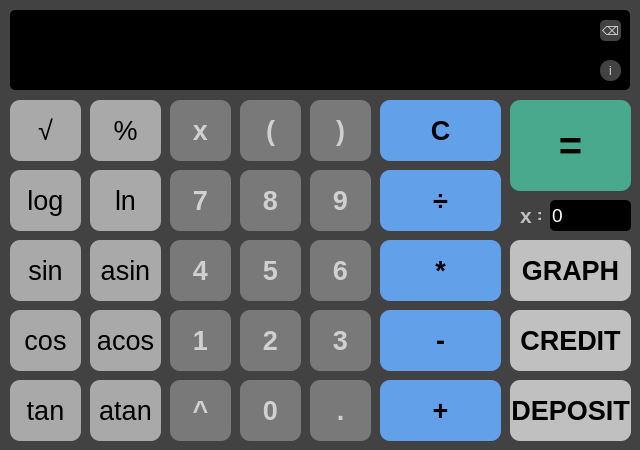
<?xml version="1.0" encoding="UTF-8"?>
<ui version="4.0">
 <class>MainWindow</class>
 <widget class="QMainWindow" name="MainWindow">
  <property name="geometry">
   <rect>
    <x>0</x>
    <y>0</y>
    <width>640</width>
    <height>450</height>
   </rect>
  </property>
  <property name="minimumSize">
   <size>
    <width>640</width>
    <height>450</height>
   </size>
  </property>
  <property name="maximumSize">
   <size>
    <width>640</width>
    <height>450</height>
   </size>
  </property>
  <property name="windowTitle">
   <string>SmartCalc_V2.0</string>
  </property>
  <property name="styleSheet">
   <string notr="true">border-radius:10px;
background-color: rgb(66, 66, 66)</string>
  </property>
  <widget class="QWidget" name="centralwidget">
   <widget class="QLineEdit" name="line_input">
    <property name="geometry">
     <rect>
      <x>10</x>
      <y>10</y>
      <width>620</width>
      <height>40</height>
     </rect>
    </property>
    <property name="font">
     <font>
      <pointsize>22</pointsize>
     </font>
    </property>
    <property name="styleSheet">
     <string notr="true">border-radius:5px;
background-color: rgb(0, 0, 0);
color: rgb(255, 255, 255)</string>
    </property>
    <property name="text">
     <string/>
    </property>
    <property name="maxLength">
     <number>255</number>
    </property>
   </widget>
   <widget class="QPushButton" name="one_Button">
    <property name="geometry">
     <rect>
      <x>170</x>
      <y>310</y>
      <width>61</width>
      <height>61</height>
     </rect>
    </property>
    <property name="font">
     <font>
      <pointsize>20</pointsize>
      <bold>true</bold>
     </font>
    </property>
    <property name="styleSheet">
     <string notr="true">QPushButton{
border-radius:10px;
background-color: rgb(121, 121, 121);
color:rgb(208, 208, 208);
}
QPushButton:hover {
    background-color : rgb(102, 104, 104);
}
QPushButton:pressed {
    background-color : rgb(33, 33, 33);
}


</string>
    </property>
    <property name="text">
     <string>1</string>
    </property>
    <property name="autoDefault">
     <bool>true</bool>
    </property>
    <property name="default">
     <bool>false</bool>
    </property>
    <property name="flat">
     <bool>false</bool>
    </property>
   </widget>
   <widget class="QPushButton" name="two_Button">
    <property name="geometry">
     <rect>
      <x>240</x>
      <y>310</y>
      <width>61</width>
      <height>61</height>
     </rect>
    </property>
    <property name="font">
     <font>
      <pointsize>20</pointsize>
      <bold>true</bold>
     </font>
    </property>
    <property name="styleSheet">
     <string notr="true">QPushButton{
border-radius:10px;
background-color: rgb(121, 121, 121);
color:rgb(208, 208, 208);
}
QPushButton:hover {
    background-color : rgb(102, 104, 104);
}
QPushButton:pressed {
    background-color : rgb(33, 33, 33);
}


</string>
    </property>
    <property name="text">
     <string>2</string>
    </property>
    <property name="autoDefault">
     <bool>true</bool>
    </property>
    <property name="default">
     <bool>false</bool>
    </property>
    <property name="flat">
     <bool>false</bool>
    </property>
   </widget>
   <widget class="QPushButton" name="tree_Button">
    <property name="geometry">
     <rect>
      <x>310</x>
      <y>310</y>
      <width>61</width>
      <height>61</height>
     </rect>
    </property>
    <property name="font">
     <font>
      <pointsize>20</pointsize>
      <bold>true</bold>
     </font>
    </property>
    <property name="styleSheet">
     <string notr="true">QPushButton{
border-radius:10px;
background-color: rgb(121, 121, 121);
color:rgb(208, 208, 208);
}
QPushButton:hover {
    background-color : rgb(102, 104, 104);
}
QPushButton:pressed {
    background-color : rgb(33, 33, 33);
}


</string>
    </property>
    <property name="text">
     <string>3</string>
    </property>
    <property name="autoDefault">
     <bool>true</bool>
    </property>
    <property name="default">
     <bool>false</bool>
    </property>
    <property name="flat">
     <bool>false</bool>
    </property>
   </widget>
   <widget class="QPushButton" name="four_Button">
    <property name="geometry">
     <rect>
      <x>170</x>
      <y>240</y>
      <width>61</width>
      <height>61</height>
     </rect>
    </property>
    <property name="font">
     <font>
      <pointsize>20</pointsize>
      <bold>true</bold>
     </font>
    </property>
    <property name="styleSheet">
     <string notr="true">QPushButton{
border-radius:10px;
background-color: rgb(121, 121, 121);
color:rgb(208, 208, 208);
}
QPushButton:hover {
    background-color : rgb(102, 104, 104);
}
QPushButton:pressed {
    background-color : rgb(33, 33, 33);
}


</string>
    </property>
    <property name="text">
     <string>4</string>
    </property>
    <property name="autoDefault">
     <bool>true</bool>
    </property>
    <property name="default">
     <bool>false</bool>
    </property>
    <property name="flat">
     <bool>false</bool>
    </property>
   </widget>
   <widget class="QPushButton" name="five_Button">
    <property name="geometry">
     <rect>
      <x>240</x>
      <y>240</y>
      <width>61</width>
      <height>61</height>
     </rect>
    </property>
    <property name="font">
     <font>
      <pointsize>20</pointsize>
      <bold>true</bold>
     </font>
    </property>
    <property name="styleSheet">
     <string notr="true">QPushButton{
border-radius:10px;
background-color: rgb(121, 121, 121);
color:rgb(208, 208, 208);
}
QPushButton:hover {
    background-color : rgb(102, 104, 104);
}
QPushButton:pressed {
    background-color : rgb(33, 33, 33);
}


</string>
    </property>
    <property name="text">
     <string>5</string>
    </property>
    <property name="autoDefault">
     <bool>true</bool>
    </property>
    <property name="default">
     <bool>false</bool>
    </property>
    <property name="flat">
     <bool>false</bool>
    </property>
   </widget>
   <widget class="QPushButton" name="six_Button">
    <property name="geometry">
     <rect>
      <x>310</x>
      <y>240</y>
      <width>61</width>
      <height>61</height>
     </rect>
    </property>
    <property name="font">
     <font>
      <pointsize>20</pointsize>
      <bold>true</bold>
     </font>
    </property>
    <property name="styleSheet">
     <string notr="true">QPushButton{
border-radius:10px;
background-color: rgb(121, 121, 121);
color:rgb(208, 208, 208);
}
QPushButton:hover {
    background-color : rgb(102, 104, 104);
}
QPushButton:pressed {
    background-color : rgb(33, 33, 33);
}


</string>
    </property>
    <property name="text">
     <string>6</string>
    </property>
    <property name="autoDefault">
     <bool>true</bool>
    </property>
    <property name="default">
     <bool>false</bool>
    </property>
    <property name="flat">
     <bool>false</bool>
    </property>
   </widget>
   <widget class="QPushButton" name="seven_Button">
    <property name="geometry">
     <rect>
      <x>170</x>
      <y>170</y>
      <width>61</width>
      <height>61</height>
     </rect>
    </property>
    <property name="font">
     <font>
      <pointsize>20</pointsize>
      <bold>true</bold>
     </font>
    </property>
    <property name="styleSheet">
     <string notr="true">QPushButton{
border-radius:10px;
background-color: rgb(121, 121, 121);
color:rgb(208, 208, 208);
}
QPushButton:hover {
    background-color : rgb(102, 104, 104);
}
QPushButton:pressed {
    background-color : rgb(33, 33, 33);
}


</string>
    </property>
    <property name="text">
     <string>7</string>
    </property>
    <property name="autoDefault">
     <bool>true</bool>
    </property>
    <property name="default">
     <bool>false</bool>
    </property>
    <property name="flat">
     <bool>false</bool>
    </property>
   </widget>
   <widget class="QPushButton" name="eight_Button">
    <property name="geometry">
     <rect>
      <x>240</x>
      <y>170</y>
      <width>61</width>
      <height>61</height>
     </rect>
    </property>
    <property name="font">
     <font>
      <pointsize>20</pointsize>
      <bold>true</bold>
     </font>
    </property>
    <property name="styleSheet">
     <string notr="true">QPushButton{
border-radius:10px;
background-color: rgb(121, 121, 121);
color:rgb(208, 208, 208);
}
QPushButton:hover {
    background-color : rgb(102, 104, 104);
}
QPushButton:pressed {
    background-color : rgb(33, 33, 33);
}


</string>
    </property>
    <property name="text">
     <string>8</string>
    </property>
    <property name="autoDefault">
     <bool>true</bool>
    </property>
    <property name="default">
     <bool>false</bool>
    </property>
    <property name="flat">
     <bool>false</bool>
    </property>
   </widget>
   <widget class="QPushButton" name="nine_Button">
    <property name="geometry">
     <rect>
      <x>310</x>
      <y>170</y>
      <width>61</width>
      <height>61</height>
     </rect>
    </property>
    <property name="font">
     <font>
      <pointsize>20</pointsize>
      <bold>true</bold>
     </font>
    </property>
    <property name="styleSheet">
     <string notr="true">QPushButton{
border-radius:10px;
background-color: rgb(121, 121, 121);
color:rgb(208, 208, 208);
}
QPushButton:hover {
    background-color : rgb(102, 104, 104);
}
QPushButton:pressed {
    background-color : rgb(33, 33, 33);
}


</string>
    </property>
    <property name="text">
     <string>9</string>
    </property>
    <property name="autoDefault">
     <bool>true</bool>
    </property>
    <property name="default">
     <bool>false</bool>
    </property>
    <property name="flat">
     <bool>false</bool>
    </property>
   </widget>
   <widget class="QPushButton" name="close_br_Button">
    <property name="geometry">
     <rect>
      <x>310</x>
      <y>100</y>
      <width>61</width>
      <height>61</height>
     </rect>
    </property>
    <property name="font">
     <font>
      <pointsize>20</pointsize>
      <bold>true</bold>
     </font>
    </property>
    <property name="styleSheet">
     <string notr="true">QPushButton{
border-radius:10px;
background-color: rgb(121, 121, 121);
color:rgb(208, 208, 208);
}
QPushButton:hover {
    background-color : rgb(102, 104, 104);
}
QPushButton:pressed {
    background-color : rgb(33, 33, 33);
}


</string>
    </property>
    <property name="text">
     <string>)</string>
    </property>
    <property name="autoDefault">
     <bool>true</bool>
    </property>
    <property name="default">
     <bool>false</bool>
    </property>
    <property name="flat">
     <bool>false</bool>
    </property>
   </widget>
   <widget class="QPushButton" name="open_br_Button">
    <property name="geometry">
     <rect>
      <x>240</x>
      <y>100</y>
      <width>61</width>
      <height>61</height>
     </rect>
    </property>
    <property name="font">
     <font>
      <pointsize>20</pointsize>
      <bold>true</bold>
     </font>
    </property>
    <property name="styleSheet">
     <string notr="true">QPushButton{
border-radius:10px;
background-color: rgb(121, 121, 121);
color:rgb(208, 208, 208);
}
QPushButton:hover {
    background-color : rgb(102, 104, 104);
}
QPushButton:pressed {
    background-color : rgb(33, 33, 33);
}


</string>
    </property>
    <property name="text">
     <string>(</string>
    </property>
    <property name="autoDefault">
     <bool>true</bool>
    </property>
    <property name="default">
     <bool>false</bool>
    </property>
    <property name="flat">
     <bool>false</bool>
    </property>
   </widget>
   <widget class="QPushButton" name="x_Button">
    <property name="geometry">
     <rect>
      <x>170</x>
      <y>100</y>
      <width>61</width>
      <height>61</height>
     </rect>
    </property>
    <property name="font">
     <font>
      <pointsize>20</pointsize>
      <bold>true</bold>
     </font>
    </property>
    <property name="styleSheet">
     <string notr="true">QPushButton{
border-radius:10px;
background-color: rgb(121, 121, 121);
color:rgb(208, 208, 208);
}
QPushButton:hover {
    background-color : rgb(102, 104, 104);
}
QPushButton:pressed {
    background-color : rgb(33, 33, 33);
}


</string>
    </property>
    <property name="text">
     <string>x</string>
    </property>
    <property name="autoDefault">
     <bool>true</bool>
    </property>
    <property name="default">
     <bool>false</bool>
    </property>
    <property name="flat">
     <bool>false</bool>
    </property>
   </widget>
   <widget class="QPushButton" name="exp_Button">
    <property name="geometry">
     <rect>
      <x>170</x>
      <y>380</y>
      <width>61</width>
      <height>61</height>
     </rect>
    </property>
    <property name="font">
     <font>
      <pointsize>20</pointsize>
      <bold>true</bold>
     </font>
    </property>
    <property name="styleSheet">
     <string notr="true">QPushButton{
border-radius:10px;
background-color: rgb(121, 121, 121);
color:rgb(208, 208, 208);
}
QPushButton:hover {
    background-color : rgb(102, 104, 104);
}
QPushButton:pressed {
    background-color : rgb(33, 33, 33);
}


</string>
    </property>
    <property name="text">
     <string>^</string>
    </property>
    <property name="autoDefault">
     <bool>true</bool>
    </property>
    <property name="default">
     <bool>false</bool>
    </property>
    <property name="flat">
     <bool>false</bool>
    </property>
   </widget>
   <widget class="QPushButton" name="zero_Button">
    <property name="geometry">
     <rect>
      <x>240</x>
      <y>380</y>
      <width>61</width>
      <height>61</height>
     </rect>
    </property>
    <property name="font">
     <font>
      <pointsize>20</pointsize>
      <bold>true</bold>
     </font>
    </property>
    <property name="styleSheet">
     <string notr="true">QPushButton{
border-radius:10px;
background-color: rgb(121, 121, 121);
color:rgb(208, 208, 208);
}
QPushButton:hover {
    background-color : rgb(102, 104, 104);
}
QPushButton:pressed {
    background-color : rgb(33, 33, 33);
}


</string>
    </property>
    <property name="text">
     <string>0</string>
    </property>
    <property name="autoDefault">
     <bool>true</bool>
    </property>
    <property name="default">
     <bool>false</bool>
    </property>
    <property name="flat">
     <bool>false</bool>
    </property>
   </widget>
   <widget class="QPushButton" name="dot_Button">
    <property name="geometry">
     <rect>
      <x>310</x>
      <y>380</y>
      <width>61</width>
      <height>61</height>
     </rect>
    </property>
    <property name="font">
     <font>
      <pointsize>20</pointsize>
      <bold>true</bold>
     </font>
    </property>
    <property name="styleSheet">
     <string notr="true">QPushButton{
border-radius:10px;
background-color: rgb(121, 121, 121);
color:rgb(208, 208, 208);
}
QPushButton:hover {
    background-color : rgb(102, 104, 104);
}
QPushButton:pressed {
    background-color : rgb(33, 33, 33);
}


</string>
    </property>
    <property name="text">
     <string>.</string>
    </property>
    <property name="autoDefault">
     <bool>true</bool>
    </property>
    <property name="default">
     <bool>false</bool>
    </property>
    <property name="flat">
     <bool>false</bool>
    </property>
   </widget>
   <widget class="QPushButton" name="clear_Button">
    <property name="geometry">
     <rect>
      <x>380</x>
      <y>100</y>
      <width>121</width>
      <height>61</height>
     </rect>
    </property>
    <property name="font">
     <font>
      <pointsize>20</pointsize>
      <bold>true</bold>
     </font>
    </property>
    <property name="styleSheet">
     <string notr="true">QPushButton{
border-radius:10px;
background-color: rgb(98, 160, 234);
color: rgb(0, 0, 0);
}
QPushButton:hover {
    background-color : rgb(44, 96, 137);
}
QPushButton:pressed {
    background-color : rgb(33, 33, 33);
}


</string>
    </property>
    <property name="text">
     <string>C</string>
    </property>
    <property name="autoDefault">
     <bool>true</bool>
    </property>
    <property name="default">
     <bool>false</bool>
    </property>
    <property name="flat">
     <bool>false</bool>
    </property>
   </widget>
   <widget class="QPushButton" name="divide_Button">
    <property name="geometry">
     <rect>
      <x>380</x>
      <y>170</y>
      <width>121</width>
      <height>61</height>
     </rect>
    </property>
    <property name="font">
     <font>
      <pointsize>20</pointsize>
      <bold>true</bold>
     </font>
    </property>
    <property name="styleSheet">
     <string notr="true">QPushButton{
border-radius:10px;
background-color: rgb(98, 160, 234);
color: rgb(0, 0, 0);
}
QPushButton:hover {
    background-color : rgb(44, 96, 137);
}
QPushButton:pressed {
    background-color : rgb(33, 33, 33);
}
</string>
    </property>
    <property name="text">
     <string>÷</string>
    </property>
    <property name="autoDefault">
     <bool>true</bool>
    </property>
    <property name="default">
     <bool>false</bool>
    </property>
    <property name="flat">
     <bool>false</bool>
    </property>
   </widget>
   <widget class="QPushButton" name="mult_Button">
    <property name="geometry">
     <rect>
      <x>380</x>
      <y>240</y>
      <width>121</width>
      <height>61</height>
     </rect>
    </property>
    <property name="font">
     <font>
      <pointsize>20</pointsize>
      <bold>true</bold>
     </font>
    </property>
    <property name="styleSheet">
     <string notr="true">QPushButton{
border-radius:10px;
background-color: rgb(98, 160, 234);
color: rgb(0, 0, 0);
}
QPushButton:hover {
    background-color : rgb(44, 96, 137);
}
QPushButton:pressed {
    background-color : rgb(33, 33, 33);
}


</string>
    </property>
    <property name="text">
     <string>*</string>
    </property>
    <property name="autoDefault">
     <bool>true</bool>
    </property>
    <property name="default">
     <bool>false</bool>
    </property>
    <property name="flat">
     <bool>false</bool>
    </property>
   </widget>
   <widget class="QPushButton" name="minus_Button">
    <property name="geometry">
     <rect>
      <x>380</x>
      <y>310</y>
      <width>121</width>
      <height>61</height>
     </rect>
    </property>
    <property name="font">
     <font>
      <pointsize>20</pointsize>
      <bold>true</bold>
     </font>
    </property>
    <property name="styleSheet">
     <string notr="true">QPushButton{
border-radius:10px;
background-color: rgb(98, 160, 234);
color: rgb(0, 0, 0);
}
QPushButton:hover {
    background-color : rgb(44, 96, 137);
}
QPushButton:pressed {
    background-color : rgb(33, 33, 33);
}


</string>
    </property>
    <property name="text">
     <string>-</string>
    </property>
    <property name="autoDefault">
     <bool>true</bool>
    </property>
    <property name="default">
     <bool>false</bool>
    </property>
    <property name="flat">
     <bool>false</bool>
    </property>
   </widget>
   <widget class="QPushButton" name="plus_Button">
    <property name="geometry">
     <rect>
      <x>380</x>
      <y>380</y>
      <width>121</width>
      <height>61</height>
     </rect>
    </property>
    <property name="font">
     <font>
      <pointsize>20</pointsize>
      <bold>true</bold>
     </font>
    </property>
    <property name="styleSheet">
     <string notr="true">QPushButton{
border-radius:10px;
background-color: rgb(98, 160, 234);
color: rgb(0, 0, 0);
}
QPushButton:hover {
    background-color : rgb(44, 96, 137);
}
QPushButton:pressed {
    background-color : rgb(33, 33, 33);
}


</string>
    </property>
    <property name="text">
     <string>+</string>
    </property>
    <property name="autoDefault">
     <bool>true</bool>
    </property>
    <property name="default">
     <bool>false</bool>
    </property>
    <property name="flat">
     <bool>false</bool>
    </property>
   </widget>
   <widget class="QPushButton" name="equal_Button">
    <property name="geometry">
     <rect>
      <x>510</x>
      <y>100</y>
      <width>121</width>
      <height>91</height>
     </rect>
    </property>
    <property name="font">
     <font>
      <pointsize>30</pointsize>
      <bold>true</bold>
     </font>
    </property>
    <property name="styleSheet">
     <string notr="true">QPushButton{
border-radius:10px;
background-color: rgb(72, 169, 140);
color:rgb(0, 0, 0)
}
QPushButton:hover {
    background-color : rgb(50, 115, 101);
}
QPushButton:pressed {
    background-color : rgb(33, 33, 33);
}


</string>
    </property>
    <property name="text">
     <string>=</string>
    </property>
    <property name="autoDefault">
     <bool>true</bool>
    </property>
    <property name="default">
     <bool>false</bool>
    </property>
    <property name="flat">
     <bool>false</bool>
    </property>
   </widget>
   <widget class="QPushButton" name="sqrt_Button">
    <property name="geometry">
     <rect>
      <x>10</x>
      <y>100</y>
      <width>71</width>
      <height>61</height>
     </rect>
    </property>
    <property name="font">
     <font>
      <pointsize>20</pointsize>
     </font>
    </property>
    <property name="styleSheet">
     <string notr="true">QPushButton{
border-radius:10px;
background-color: rgb(169, 169, 169);
color: rgb(0, 0, 0);
}
QPushButton:hover {
    background-color : rgb(102, 104, 104);
}
QPushButton:pressed {
    background-color : rgb(33, 33, 33);
}


</string>
    </property>
    <property name="text">
     <string>√</string>
    </property>
    <property name="shortcut">
     <string notr="true"/>
    </property>
    <property name="checkable">
     <bool>false</bool>
    </property>
    <property name="checked">
     <bool>false</bool>
    </property>
    <property name="autoRepeat">
     <bool>false</bool>
    </property>
    <property name="autoDefault">
     <bool>true</bool>
    </property>
    <property name="default">
     <bool>false</bool>
    </property>
    <property name="flat">
     <bool>false</bool>
    </property>
   </widget>
   <widget class="QPushButton" name="mod_Button">
    <property name="geometry">
     <rect>
      <x>90</x>
      <y>100</y>
      <width>71</width>
      <height>61</height>
     </rect>
    </property>
    <property name="font">
     <font>
      <pointsize>20</pointsize>
     </font>
    </property>
    <property name="styleSheet">
     <string notr="true">QPushButton{
border-radius:10px;
background-color: rgb(169, 169, 169);
color: rgb(0, 0, 0);
}
QPushButton:hover {
    background-color : rgb(102, 104, 104);
}
QPushButton:pressed {
    background-color : rgb(33, 33, 33);
}


</string>
    </property>
    <property name="text">
     <string>%</string>
    </property>
    <property name="autoDefault">
     <bool>true</bool>
    </property>
    <property name="default">
     <bool>false</bool>
    </property>
    <property name="flat">
     <bool>false</bool>
    </property>
   </widget>
   <widget class="QPushButton" name="ln_Button">
    <property name="geometry">
     <rect>
      <x>90</x>
      <y>170</y>
      <width>71</width>
      <height>61</height>
     </rect>
    </property>
    <property name="font">
     <font>
      <pointsize>20</pointsize>
     </font>
    </property>
    <property name="styleSheet">
     <string notr="true">QPushButton{
border-radius:10px;
background-color: rgb(169, 169, 169);
color: rgb(0, 0, 0);
}
QPushButton:hover {
    background-color : rgb(102, 104, 104);
}
QPushButton:pressed {
    background-color : rgb(33, 33, 33);
}


</string>
    </property>
    <property name="text">
     <string>ln</string>
    </property>
    <property name="autoDefault">
     <bool>true</bool>
    </property>
    <property name="default">
     <bool>false</bool>
    </property>
    <property name="flat">
     <bool>false</bool>
    </property>
   </widget>
   <widget class="QPushButton" name="log_Button">
    <property name="geometry">
     <rect>
      <x>10</x>
      <y>170</y>
      <width>71</width>
      <height>61</height>
     </rect>
    </property>
    <property name="font">
     <font>
      <pointsize>20</pointsize>
     </font>
    </property>
    <property name="styleSheet">
     <string notr="true">QPushButton{
border-radius:10px;
background-color: rgb(169, 169, 169);
color: rgb(0, 0, 0);
}
QPushButton:hover {
    background-color : rgb(102, 104, 104);
}
QPushButton:pressed {
    background-color : rgb(33, 33, 33);
}


</string>
    </property>
    <property name="text">
     <string>log</string>
    </property>
    <property name="autoDefault">
     <bool>true</bool>
    </property>
    <property name="default">
     <bool>false</bool>
    </property>
    <property name="flat">
     <bool>false</bool>
    </property>
   </widget>
   <widget class="QPushButton" name="atan_Button">
    <property name="geometry">
     <rect>
      <x>90</x>
      <y>380</y>
      <width>71</width>
      <height>61</height>
     </rect>
    </property>
    <property name="font">
     <font>
      <pointsize>20</pointsize>
     </font>
    </property>
    <property name="styleSheet">
     <string notr="true">QPushButton{
border-radius:10px;
background-color: rgb(169, 169, 169);
color: rgb(0, 0, 0);
}
QPushButton:hover {
    background-color : rgb(102, 104, 104);
}
QPushButton:pressed {
    background-color : rgb(33, 33, 33);
}


</string>
    </property>
    <property name="text">
     <string>atan</string>
    </property>
    <property name="autoDefault">
     <bool>true</bool>
    </property>
    <property name="default">
     <bool>false</bool>
    </property>
    <property name="flat">
     <bool>false</bool>
    </property>
   </widget>
   <widget class="QPushButton" name="tan_Button">
    <property name="geometry">
     <rect>
      <x>10</x>
      <y>380</y>
      <width>71</width>
      <height>61</height>
     </rect>
    </property>
    <property name="font">
     <font>
      <pointsize>20</pointsize>
     </font>
    </property>
    <property name="styleSheet">
     <string notr="true">QPushButton{
border-radius:10px;
background-color: rgb(169, 169, 169);
color: rgb(0, 0, 0);
}
QPushButton:hover {
    background-color : rgb(102, 104, 104);
}
QPushButton:pressed {
    background-color : rgb(33, 33, 33);
}


</string>
    </property>
    <property name="text">
     <string>tan</string>
    </property>
    <property name="autoDefault">
     <bool>true</bool>
    </property>
    <property name="default">
     <bool>false</bool>
    </property>
    <property name="flat">
     <bool>false</bool>
    </property>
   </widget>
   <widget class="QPushButton" name="acos_Button">
    <property name="geometry">
     <rect>
      <x>90</x>
      <y>310</y>
      <width>71</width>
      <height>61</height>
     </rect>
    </property>
    <property name="font">
     <font>
      <pointsize>20</pointsize>
     </font>
    </property>
    <property name="styleSheet">
     <string notr="true">QPushButton{
border-radius:10px;
background-color: rgb(169, 169, 169);
color: rgb(0, 0, 0);
}
QPushButton:hover {
    background-color : rgb(102, 104, 104);
}
QPushButton:pressed {
    background-color : rgb(33, 33, 33);
}


</string>
    </property>
    <property name="text">
     <string>acos</string>
    </property>
    <property name="autoDefault">
     <bool>true</bool>
    </property>
    <property name="default">
     <bool>false</bool>
    </property>
    <property name="flat">
     <bool>false</bool>
    </property>
   </widget>
   <widget class="QPushButton" name="cos_Button">
    <property name="geometry">
     <rect>
      <x>10</x>
      <y>310</y>
      <width>71</width>
      <height>61</height>
     </rect>
    </property>
    <property name="font">
     <font>
      <pointsize>20</pointsize>
     </font>
    </property>
    <property name="styleSheet">
     <string notr="true">QPushButton{
border-radius:10px;
background-color: rgb(169, 169, 169);
color: rgb(0, 0, 0);
}
QPushButton:hover {
    background-color : rgb(102, 104, 104);
}
QPushButton:pressed {
    background-color : rgb(33, 33, 33);
}


</string>
    </property>
    <property name="text">
     <string>cos</string>
    </property>
    <property name="autoDefault">
     <bool>true</bool>
    </property>
    <property name="default">
     <bool>false</bool>
    </property>
    <property name="flat">
     <bool>false</bool>
    </property>
   </widget>
   <widget class="QPushButton" name="asin_Button">
    <property name="geometry">
     <rect>
      <x>90</x>
      <y>240</y>
      <width>71</width>
      <height>61</height>
     </rect>
    </property>
    <property name="font">
     <font>
      <pointsize>20</pointsize>
     </font>
    </property>
    <property name="styleSheet">
     <string notr="true">QPushButton{
border-radius:10px;
background-color: rgb(169, 169, 169);
color: rgb(0, 0, 0);
}
QPushButton:hover {
    background-color : rgb(102, 104, 104);
}
QPushButton:pressed {
    background-color : rgb(33, 33, 33);
}


</string>
    </property>
    <property name="text">
     <string>asin</string>
    </property>
    <property name="autoDefault">
     <bool>true</bool>
    </property>
    <property name="default">
     <bool>false</bool>
    </property>
    <property name="flat">
     <bool>false</bool>
    </property>
   </widget>
   <widget class="QPushButton" name="sin_Button">
    <property name="geometry">
     <rect>
      <x>10</x>
      <y>240</y>
      <width>71</width>
      <height>61</height>
     </rect>
    </property>
    <property name="font">
     <font>
      <pointsize>20</pointsize>
     </font>
    </property>
    <property name="styleSheet">
     <string notr="true">QPushButton{
border-radius:10px;
background-color: rgb(169, 169, 169);
color: rgb(0, 0, 0);
}
QPushButton:hover {
    background-color : rgb(102, 104, 104);
}
QPushButton:pressed {
    background-color : rgb(33, 33, 33);
}


</string>
    </property>
    <property name="text">
     <string>sin</string>
    </property>
    <property name="autoDefault">
     <bool>true</bool>
    </property>
    <property name="default">
     <bool>false</bool>
    </property>
    <property name="flat">
     <bool>false</bool>
    </property>
   </widget>
   <widget class="QPushButton" name="graph_Button">
    <property name="geometry">
     <rect>
      <x>510</x>
      <y>240</y>
      <width>121</width>
      <height>61</height>
     </rect>
    </property>
    <property name="font">
     <font>
      <pointsize>20</pointsize>
      <bold>true</bold>
     </font>
    </property>
    <property name="toolTip">
     <string>&lt;html&gt;&lt;head/&gt;&lt;body&gt;&lt;p align=&quot;center&quot;&gt;&lt;span style=&quot; font-size:13pt;&quot;&gt;Окно отрисовки графиков&lt;/span&gt;&lt;/p&gt;&lt;/body&gt;&lt;/html&gt;</string>
    </property>
    <property name="whatsThis">
     <string>&lt;html&gt;&lt;head/&gt;&lt;body&gt;&lt;p&gt;&lt;br/&gt;&lt;/p&gt;&lt;/body&gt;&lt;/html&gt;</string>
    </property>
    <property name="styleSheet">
     <string notr="true">QPushButton{
border-radius:10px;
background-color: rgb(192, 192, 192);
color: rgb(0, 0, 0);
}
QPushButton:hover {
    background-color : rgb(102, 104, 104);
}
QPushButton:pressed {
    background-color : rgb(33, 33, 33);
}


</string>
    </property>
    <property name="text">
     <string>GRAPH</string>
    </property>
    <property name="icon">
     <iconset theme="call-start"/>
    </property>
    <property name="autoDefault">
     <bool>true</bool>
    </property>
    <property name="default">
     <bool>false</bool>
    </property>
    <property name="flat">
     <bool>false</bool>
    </property>
   </widget>
   <widget class="QLabel" name="result">
    <property name="geometry">
     <rect>
      <x>10</x>
      <y>50</y>
      <width>620</width>
      <height>40</height>
     </rect>
    </property>
    <property name="font">
     <font>
      <pointsize>22</pointsize>
     </font>
    </property>
    <property name="styleSheet">
     <string notr="true">border-radius:5px;
background-color: rgb(0, 0, 0);
color: rgb(255, 255, 255)</string>
    </property>
    <property name="text">
     <string/>
    </property>
   </widget>
   <widget class="QLabel" name="x_label">
    <property name="geometry">
     <rect>
      <x>520</x>
      <y>200</y>
      <width>21</width>
      <height>31</height>
     </rect>
    </property>
    <property name="font">
     <font>
      <pointsize>16</pointsize>
      <bold>true</bold>
     </font>
    </property>
    <property name="styleSheet">
     <string notr="true">color: rgb(192, 192, 192)</string>
    </property>
    <property name="text">
     <string>x =</string>
    </property>
   </widget>
   <widget class="QLineEdit" name="x_input">
    <property name="geometry">
     <rect>
      <x>550</x>
      <y>200</y>
      <width>81</width>
      <height>31</height>
     </rect>
    </property>
    <property name="font">
     <font>
      <pointsize>14</pointsize>
     </font>
    </property>
    <property name="whatsThis">
     <string>&lt;html&gt;&lt;head/&gt;&lt;body&gt;&lt;p align=&quot;center&quot;&gt;Поле ввода Х для функции&lt;/p&gt;&lt;/body&gt;&lt;/html&gt;</string>
    </property>
    <property name="styleSheet">
     <string notr="true">border-radius:5px;
background-color: rgb(0, 0, 0);
color: rgb(255, 255, 255)</string>
    </property>
    <property name="text">
     <string>0</string>
    </property>
    <property name="maxLength">
     <number>255</number>
    </property>
   </widget>
   <widget class="QPushButton" name="credit_Button">
    <property name="geometry">
     <rect>
      <x>510</x>
      <y>310</y>
      <width>121</width>
      <height>61</height>
     </rect>
    </property>
    <property name="font">
     <font>
      <pointsize>20</pointsize>
      <bold>true</bold>
     </font>
    </property>
    <property name="toolTip">
     <string>&lt;html&gt;&lt;head/&gt;&lt;body&gt;&lt;p align=&quot;center&quot;&gt;&lt;span style=&quot; font-size:13pt;&quot;&gt;Окно кредитного калькулятора&lt;/span&gt;&lt;/p&gt;&lt;/body&gt;&lt;/html&gt;</string>
    </property>
    <property name="whatsThis">
     <string>&lt;html&gt;&lt;head/&gt;&lt;body&gt;&lt;p&gt;&lt;br/&gt;&lt;/p&gt;&lt;/body&gt;&lt;/html&gt;</string>
    </property>
    <property name="styleSheet">
     <string notr="true">QPushButton{
border-radius:10px;
background-color: rgb(192, 192, 192);
color: rgb(0, 0, 0);
}
QPushButton:hover {
    background-color : rgb(102, 104, 104);
}
QPushButton:pressed {
    background-color : rgb(33, 33, 33);
}


</string>
    </property>
    <property name="text">
     <string>CREDIT</string>
    </property>
    <property name="icon">
     <iconset theme="call-start"/>
    </property>
    <property name="autoDefault">
     <bool>true</bool>
    </property>
    <property name="default">
     <bool>false</bool>
    </property>
    <property name="flat">
     <bool>false</bool>
    </property>
   </widget>
   <widget class="QLabel" name="malevich">
    <property name="geometry">
     <rect>
      <x>10</x>
      <y>30</y>
      <width>620</width>
      <height>40</height>
     </rect>
    </property>
    <property name="styleSheet">
     <string notr="true">background-color: rgb(0, 0, 0)</string>
    </property>
    <property name="text">
     <string/>
    </property>
   </widget>
   <widget class="QPushButton" name="deposit_Button">
    <property name="geometry">
     <rect>
      <x>510</x>
      <y>380</y>
      <width>121</width>
      <height>61</height>
     </rect>
    </property>
    <property name="font">
     <font>
      <pointsize>20</pointsize>
      <bold>true</bold>
     </font>
    </property>
    <property name="toolTip">
     <string>&lt;html&gt;&lt;head/&gt;&lt;body&gt;&lt;p align=&quot;center&quot;&gt;&lt;span style=&quot; font-size:13pt;&quot;&gt;Окно депозитного калькулятора&lt;/span&gt;&lt;/p&gt;&lt;/body&gt;&lt;/html&gt;</string>
    </property>
    <property name="whatsThis">
     <string>&lt;html&gt;&lt;head/&gt;&lt;body&gt;&lt;p&gt;&lt;br/&gt;&lt;/p&gt;&lt;/body&gt;&lt;/html&gt;</string>
    </property>
    <property name="styleSheet">
     <string notr="true">QPushButton{
border-radius:10px;
background-color: rgb(192, 192, 192);
color: rgb(0, 0, 0);
}
QPushButton:hover {
    background-color : rgb(102, 104, 104);
}
QPushButton:pressed {
    background-color : rgb(33, 33, 33);
}


</string>
    </property>
    <property name="text">
     <string>DEPOSIT</string>
    </property>
    <property name="icon">
     <iconset theme="call-start"/>
    </property>
    <property name="autoDefault">
     <bool>true</bool>
    </property>
    <property name="default">
     <bool>false</bool>
    </property>
    <property name="flat">
     <bool>false</bool>
    </property>
   </widget>
   <widget class="QPushButton" name="info_Button">
    <property name="geometry">
     <rect>
      <x>600</x>
      <y>60</y>
      <width>21</width>
      <height>21</height>
     </rect>
    </property>
    <property name="toolTip">
     <string>&lt;html&gt;&lt;head/&gt;&lt;body&gt;&lt;p align=&quot;center&quot;&gt;SmartCalc_v2.0&lt;/p&gt;&lt;p align=&quot;center&quot;&gt;Sber School 21&lt;/p&gt;&lt;p align=&quot;center&quot;&gt;by Knapptan&lt;/p&gt;&lt;/body&gt;&lt;/html&gt;</string>
    </property>
    <property name="whatsThis">
     <string>&lt;html&gt;&lt;head/&gt;&lt;body&gt;&lt;p&gt;&lt;br/&gt;&lt;/p&gt;&lt;/body&gt;&lt;/html&gt;</string>
    </property>
    <property name="styleSheet">
     <string notr="true">QPushButton{
border-radius:10px;
background-color: rgb(66, 66, 66);
color:rgb(208, 208, 208);
}
QPushButton:hover {
    background-color : rgb(102, 104, 104);
}
QPushButton:pressed {
    background-color : rgb(33, 33, 33);
}


</string>
    </property>
    <property name="text">
     <string>i</string>
    </property>
   </widget>
   <widget class="QPushButton" name="delete_Button">
    <property name="geometry">
     <rect>
      <x>600</x>
      <y>20</y>
      <width>21</width>
      <height>21</height>
     </rect>
    </property>
    <property name="toolTip">
     <string>&lt;html&gt;&lt;head/&gt;&lt;body&gt;&lt;p align=&quot;center&quot;&gt;&lt;br/&gt;&lt;/p&gt;&lt;/body&gt;&lt;/html&gt;</string>
    </property>
    <property name="whatsThis">
     <string>&lt;html&gt;&lt;head/&gt;&lt;body&gt;&lt;p&gt;&lt;br/&gt;&lt;/p&gt;&lt;/body&gt;&lt;/html&gt;</string>
    </property>
    <property name="styleSheet">
     <string notr="true">QPushButton{
border-radius:5px;
background-color: rgb(66, 66, 66);
color:rgb(208, 208, 208);
}
QPushButton:hover {
    background-color : rgb(102, 104, 104);
}
QPushButton:pressed {
    background-color : rgb(33, 33, 33);
}</string>
    </property>
    <property name="text">
     <string>⌫</string>
    </property>
   </widget>
   <zorder>malevich</zorder>
   <zorder>line_input</zorder>
   <zorder>one_Button</zorder>
   <zorder>two_Button</zorder>
   <zorder>tree_Button</zorder>
   <zorder>four_Button</zorder>
   <zorder>five_Button</zorder>
   <zorder>six_Button</zorder>
   <zorder>seven_Button</zorder>
   <zorder>eight_Button</zorder>
   <zorder>nine_Button</zorder>
   <zorder>close_br_Button</zorder>
   <zorder>open_br_Button</zorder>
   <zorder>x_Button</zorder>
   <zorder>exp_Button</zorder>
   <zorder>zero_Button</zorder>
   <zorder>dot_Button</zorder>
   <zorder>clear_Button</zorder>
   <zorder>divide_Button</zorder>
   <zorder>mult_Button</zorder>
   <zorder>minus_Button</zorder>
   <zorder>plus_Button</zorder>
   <zorder>equal_Button</zorder>
   <zorder>sqrt_Button</zorder>
   <zorder>mod_Button</zorder>
   <zorder>ln_Button</zorder>
   <zorder>log_Button</zorder>
   <zorder>atan_Button</zorder>
   <zorder>tan_Button</zorder>
   <zorder>acos_Button</zorder>
   <zorder>cos_Button</zorder>
   <zorder>asin_Button</zorder>
   <zorder>sin_Button</zorder>
   <zorder>graph_Button</zorder>
   <zorder>result</zorder>
   <zorder>x_label</zorder>
   <zorder>x_input</zorder>
   <zorder>credit_Button</zorder>
   <zorder>deposit_Button</zorder>
   <zorder>info_Button</zorder>
   <zorder>delete_Button</zorder>
  </widget>
 </widget>
 <resources/>
 <connections/>
</ui>
